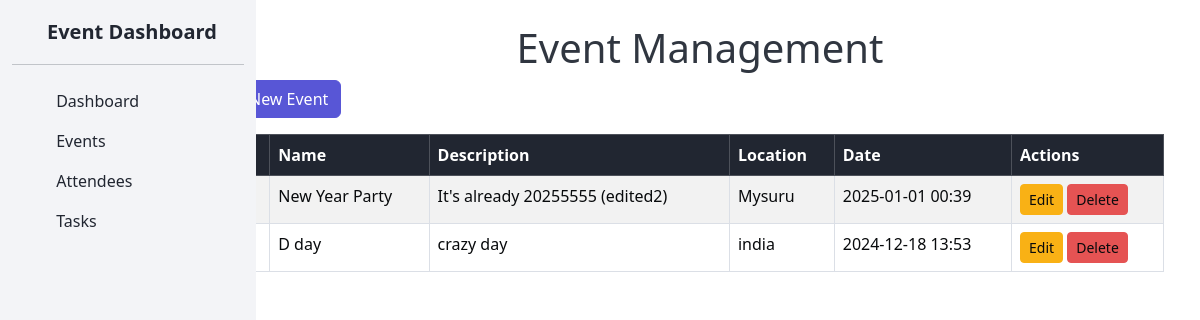
The app's page /events/, older data.
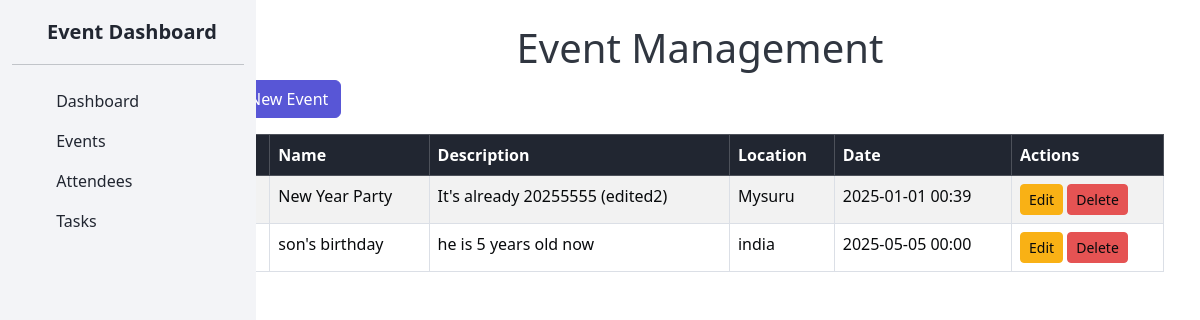
The same page, newer data.
### events/models.py (models this page shows, shortened)
class Event(models.Model):
    name = models.CharField(max_length=200)
    description = models.TextField()
    location = models.CharField(max_length=200)
    date = models.DateTimeField()
    attendees = models.ManyToManyField('Attendee', related_name='events', blank=False)

### events/views.py (the view)
# urls.py: path('events/', views.event_list, name='event_list'),
def event_list(request):
    events = Event.objects.all()
    return render(request, 'events/index.html', {'events': events})

### events/templates/events/index.html (shortened to what this page needs)
{% extends 'events/navbar.html' %}
{% block content %}
<div class="container mt-4">
    <h1 class="text-center">Event Management</h1>
    <a href="{% url 'event_create' %}" class="btn btn-primary mb-3">New Event</a>
    <div class="table-responsive">
        <table class="table table-striped table-bordered">
            <thead class="table-dark">
                <tr>
                    <th>#</th>
                    <th>Name</th>
                    <th>Description</th>
                    <th>Location</th>
                    <th>Date</th>
                    <th>Actions</th>
                </tr>
            </thead>
            <tbody>
                {% for event in events %}
                <tr>
                    <td>{{ forloop.counter }}</td>
                    <td>{{ event.name }}</td>
                    <td>{{ event.description }}</td>
                    <td>{{ event.location }}</td>
                    <td>{{ event.date|date:"Y-m-d H:i" }}</td>
                    <td>
                        <a href="{% url 'event_update' event.pk %}" class="btn btn-warning btn-sm">Edit</a>
                        <a href="{% url 'event_delete' event.pk %}" class="btn btn-danger btn-sm">Delete</a>
                    </td>
                </tr>
                {% empty %}
                <tr>
                    <td colspan="6" class="text-center">No events available.</td>
                </tr>
                {% endfor %}
            </tbody>
        </table>
    </div>
</div>
{% endblock %}

### events/templates/events/navbar.html (shortened to what this page needs)
{% load static %}
<!DOCTYPE html>
<html lang="en">
<head>
    <link href="https://cdn.jsdelivr.net/npm/bootstrap@5.3.0-alpha1/dist/css/bootstrap.min.css" rel="stylesheet">
    <link href="https://cdn.jsdelivr.net/npm/bootstrap-icons/font/bootstrap-icons.css" rel="stylesheet">
    <link href="{% static 'events/css/coreui.min.css' %}" rel="stylesheet">
</head>
<body>
    <div class="container-fluid">
        <div class="row">
            <nav class="col-md-3 col-lg-2 d-md-block bg-light sidebar vh-100 position-fixed">
                <div class="position-sticky pt-3">
                    <a href="{% url 'dashboard' %}" class="d-flex align-items-center mb-3 mb-md-0 me-md-auto link-dark text-decoration-none">
                        <svg class="bi me-0" width="35" height="32"><use xlink:href="#bootstrap"/></svg>
                        <span class="fs-5"><b>Event Dashboard</b></span>
                    </a>
                    <hr>
                    <ul class="nav flex-column mb-auto">
                        <li class="nav-item">
                            <a href="{% url 'dashboard' %}" class="nav-link link-dark" aria-current="page">
                                <svg class="bi me-2" width="16" height="16"><use xlink:href="#home"/></svg>
                                Dashboard
                            </a>
                        </li>
                        <li>
                            <a href="{% url 'event_list' %}" class="nav-link link-dark">
                                <svg class="bi me-2" width="16" height="16"><use xlink:href="#file"/></svg>
                                Events
                            </a>
                        </li>
                        <li>
                            <a href="{% url 'attendee_list' %}" class="nav-link link-dark">
                                <svg class="bi me-2" width="16" height="16"><use xlink:href="#people-circle"/></svg>
                                Attendees
                            </a>
                        </li>
                        <li>
                            <a href="{% url 'task_list' %}" class="nav-link link-dark">
                                <svg class="bi me-2" width="16" height="16"><use xlink:href="#check-square"/></svg>
                                Tasks
                            </a>
                        </li>
                    </ul>
                </div>
            </nav>
            <main class="col-md-9 ms-sm-auto col-lg-10 px-md-4" style="margin-left: 280px;">
                {% block content %}
                {% endblock %}
            </main>
        </div>
    </div>
</body>
</html>

Row changes from the older to the newer data that the page shows:
removed Event: name "D day", description "crazy day", location "india", date "2024-12-18 13:53"
added Event: name "son's birthday", description "he is 5 years old now", location "india", date "2025-05-05 00:00"
